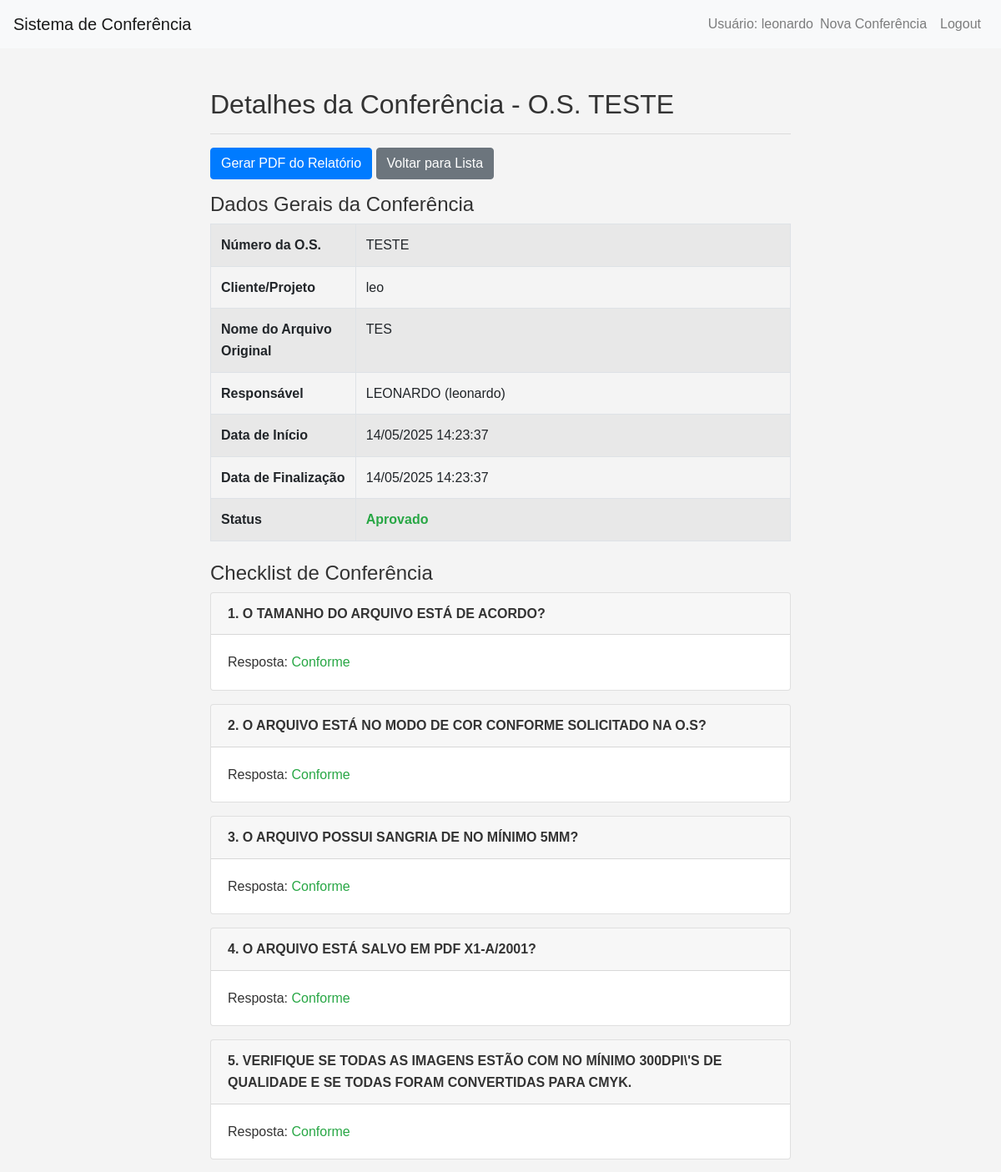
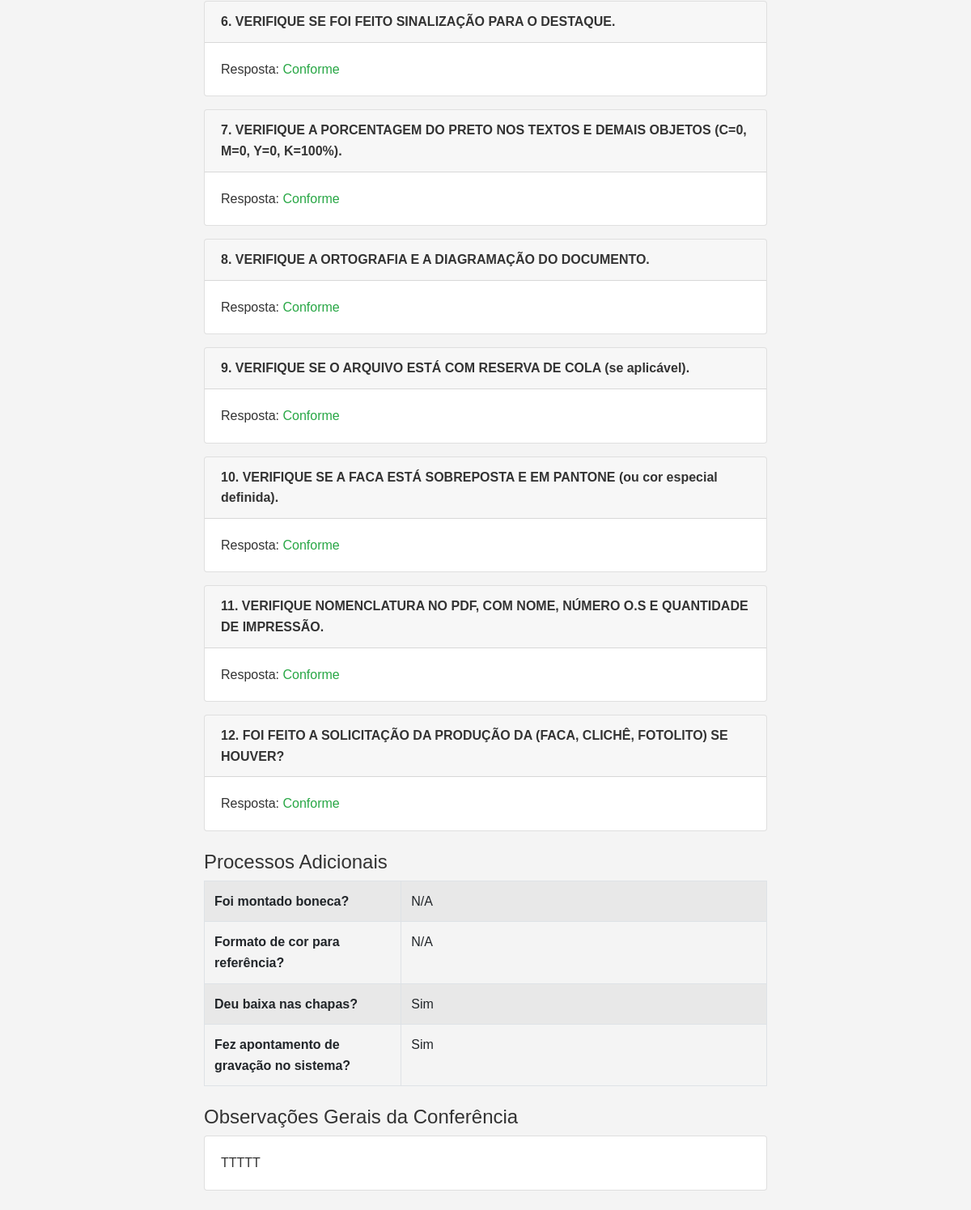
The page /conferencia/7 (signed in) on the database its author committed (2 pictures, top to bottom).
### app.py (models this page shows, shortened)
class Conferencia(db.Model):
    __tablename__ = "Conferencias"
    id_conferencia = db.Column(db.Integer, primary_key=True, autoincrement=True)
    id_usuario_responsavel = db.Column(db.Integer, db.ForeignKey("Usuarios.id_usuario"), nullable=False)
    numero_os = db.Column(db.String(100), nullable=False, index=True)
    nome_cliente_projeto = db.Column(db.String(200))
    nome_arquivo_original = db.Column(db.String(255))
    data_inicio_conferencia = db.Column(db.DateTime, default=datetime.datetime.utcnow)
    data_fim_conferencia = db.Column(db.DateTime)
    observacoes_gerais = db.Column(db.Text)
    status_conferencia = db.Column(db.String(50), default="Em Andamento") # Em Andamento, Aprovado, Reprovado com Pendências
    itens_conferencia = db.relationship("ItemConferencia", backref="conferencia_pai", lazy=True, cascade="all, delete-orphan")
    processos_adicionais = db.relationship("ProcessoAdicionalConferencia", backref="conferencia_pai", lazy=True, uselist=False, cascade="all, delete-orphan")

class Usuario(db.Model):
    __tablename__ = "Usuarios"
    id_usuario = db.Column(db.Integer, primary_key=True, autoincrement=True)
    nome_usuario = db.Column(db.String(80), unique=True, nullable=False)
    senha_hash = db.Column(db.String(200), nullable=False)
    nome_completo = db.Column(db.String(120), nullable=False)
    email = db.Column(db.String(120), unique=True, nullable=True)
    perfil = db.Column(db.String(50), default="operador") # operador, supervisor
    data_criacao = db.Column(db.DateTime, default=datetime.datetime.utcnow)
    conferencias = db.relationship("Conferencia", backref="responsavel", lazy=True)

class ItemConferencia(db.Model):
    __tablename__ = "ItensConferencia"
    id_item_conferencia = db.Column(db.Integer, primary_key=True, autoincrement=True)
    id_conferencia = db.Column(db.Integer, db.ForeignKey("Conferencias.id_conferencia"), nullable=False)
    codigo_item_checklist = db.Column(db.String(100), nullable=False)
    descricao_item_checklist = db.Column(db.Text, nullable=False)
    resposta = db.Column(db.String(50)) # Conforme, Não Conforme, N/A
    observacao_item = db.Column(db.Text)

class ProcessoAdicionalConferencia(db.Model):
    __tablename__ = "ProcessosAdicionaisConferencia"
    id_processo_conferencia = db.Column(db.Integer, primary_key=True, autoincrement=True)
    id_conferencia = db.Column(db.Integer, db.ForeignKey("Conferencias.id_conferencia"), nullable=False)
    montou_boneca = db.Column(db.String(20))
    referencia_cor = db.Column(db.String(100))
    detalhe_referencia_cor = db.Column(db.String(255))
    deu_baixa_chapas = db.Column(db.String(20))
    fez_apontamento_sistema = db.Column(db.String(20))

### app.py (the view)
@app.route("/conferencia/<int:id_conferencia>")
def visualizar_conferencia(id_conferencia):
    if "user_id" not in session:
        return redirect(url_for("login"))
    conferencia = Conferencia.query.get_or_404(id_conferencia)
    if conferencia.id_usuario_responsavel != session["user_id"]:
        flash("Você não tem permissão para ver esta conferência.", "danger")
        return redirect(url_for("index"))
    return render_template("conferencia_detalhe.html", conferencia=conferencia)

### app.py (called while the page is built)
@app.template_filter("datetimeformat")
def datetimeformat(value, format="%d/%m/%Y %H:%M:%S"):
    if value is None:
        return ""
    return value.strftime(format)

### templates/conferencia_detalhe.html (shortened to what this page needs)
{% extends "base.html" %}
{% block content %}
<div class="container mt-4">
    <h2>Detalhes da Conferência - O.S. {{ conferencia.numero_os }}</h2>
    <hr>
    <div class="mb-3">
        <a href="{{ url_for('gerar_pdf_conferencia', id_conferencia=conferencia.id_conferencia) }}" class="btn btn-primary" target="_blank">Gerar PDF do Relatório</a>
        <a href="{{ url_for('index') }}" class="btn btn-secondary">Voltar para Lista</a>
    </div>
    <h4>Dados Gerais da Conferência</h4>
    <table class="table table-bordered table-striped">
        <tbody>
            <tr>
                <th scope="row" style="width: 25%;">Número da O.S.</th>
                <td>{{ conferencia.numero_os }}</td>
            </tr>
            <tr>
                <th scope="row">Cliente/Projeto</th>
                <td>{{ conferencia.nome_cliente_projeto if conferencia.nome_cliente_projeto else 'N/A' }}</td>
            </tr>
            <tr>
                <th scope="row">Nome do Arquivo Original</th>
                <td>{{ conferencia.nome_arquivo_original if conferencia.nome_arquivo_original else 'N/A' }}</td>
            </tr>
            <tr>
                <th scope="row">Responsável</th>
                <td>{{ conferencia.responsavel.nome_completo }} ({{ conferencia.responsavel.nome_usuario }})</td>
            </tr>
            <tr>
                <th scope="row">Data de Início</th>
                <td>{{ conferencia.data_inicio_conferencia|datetimeformat }}</td>
            </tr>
            <tr>
                <th scope="row">Data de Finalização</th>
                <td>{{ conferencia.data_fim_conferencia|datetimeformat if conferencia.data_fim_conferencia else 'Em Andamento' }}</td>
            </tr>
            <tr>
                <th scope="row">Status</th>
                <td class="{% if conferencia.status_conferencia == 'Reprovado com Pendências'%}text-danger font-weight-bold{% elif conferencia.status_conferencia == 'Aprovado'%}text-success font-weight-bold{% endif %}">
                    {{ conferencia.status_conferencia }}
                </td>
            </tr>
        </tbody>
    </table>
    <h4 class="mt-4">Checklist de Conferência</h4>
    {% for item in conferencia.itens_conferencia %}
    <div class="card mb-3">
        <div class="card-header">
            <strong>{{ loop.index }}. {{ item.descricao_item_checklist }}</strong>
        </div>
        <div class="card-body">
            <p class="card-text">Resposta:
                <span class="{% if item.resposta == 'Não Conforme'%}text-danger font-weight-bold{% elif item.resposta == 'Conforme'%}text-success{% else %}text-muted{% endif %}">
                    {{ item.resposta if item.resposta else 'Não respondido' }}
                </span>
            </p>
        </div>
    </div>
    {% endfor %}
    {% if conferencia.processos_adicionais %}
    <h4 class="mt-4">Processos Adicionais</h4>
    <table class="table table-bordered table-striped">
        <tbody>
            <tr>
                <th scope="row" style="width: 35%;">Foi montado boneca?</th>
                <td>{{ conferencia.processos_adicionais.montou_boneca if conferencia.processos_adicionais.montou_boneca else 'N/A' }}</td>
            </tr>
            <tr>
                <th scope="row">Formato de cor para referência?</th>
                <td>
                    {{ conferencia.processos_adicionais.referencia_cor if conferencia.processos_adicionais.referencia_cor else 'N/A' }}
                </td>
            </tr>
            <tr>
                <th scope="row">Deu baixa nas chapas?</th>
                <td>{{ conferencia.processos_adicionais.deu_baixa_chapas if conferencia.processos_adicionais.deu_baixa_chapas else 'N/A' }}</td>
            </tr>
            <tr>
                <th scope="row">Fez apontamento de gravação no sistema?</th>
                <td>{{ conferencia.processos_adicionais.fez_apontamento_sistema if conferencia.processos_adicionais.fez_apontamento_sistema else 'N/A' }}</td>
            </tr>
        </tbody>
    </table>
    {% endif %}
    {% if conferencia.observacoes_gerais %}
    <h4 class="mt-4">Observações Gerais da Conferência</h4>
    <div class="card">
        <div class="card-body">
            <p class="card-text">{{ conferencia.observacoes_gerais }}</p>
        </div>
    </div>
    {% endif %}
</div>
{% endblock %}

### static/style.css (style rules this page uses)
body { font-family: sans-serif; line-height: 1.6; margin: 0; padding: 0; background-color: #f4f4f4; color: #333; }
.container { width: 80%; margin: auto; overflow: hidden; padding: 0 20px; }
.card { margin-bottom: 1.5rem; }
.card-header { font-weight: bold; }

### rows shown on the page
Conferencia: numero_os "TESTE", nome_cliente_projeto "leo", nome_arquivo_original "TES", data_inicio_conferencia "14/05/2025 14:23:37", data_fim_conferencia "14/05/2025 14:23:37", status_conferencia "Aprovado", observacoes_gerais "TTTTT"
Usuario: responsavel.nome_completo "LEONARDO", responsavel.nome_usuario "leonardo"
ItemConferencia: descricao_item_checklist "O TAMANHO DO ARQUIVO ESTÁ DE ACORDO?", resposta "Conforme"
ItemConferencia: descricao_item_checklist "O ARQUIVO ESTÁ NO MODO DE COR CONFORME SOLICITADO NA O.S?", resposta "Conforme"
ItemConferencia: descricao_item_checklist "O ARQUIVO POSSUI SANGRIA DE NO MÍNIMO 5MM?", resposta "Conforme"
ItemConferencia: descricao_item_checklist "O ARQUIVO ESTÁ SALVO EM PDF X1-A/2001?", resposta "Conforme"
ItemConferencia: descricao_item_checklist "VERIFIQUE SE TODAS AS IMAGENS ESTÃO COM NO MÍNIMO 300DPI\\'S DE QUALIDADE E SE TODAS FORAM CONVERTIDAS PARA CMYK.", resposta "Conforme"
ItemConferencia: descricao_item_checklist "VERIFIQUE SE FOI FEITO SINALIZAÇÃO PARA O DESTAQUE.", resposta "Conforme"
ItemConferencia: descricao_item_checklist "VERIFIQUE A PORCENTAGEM DO PRETO NOS TEXTOS E DEMAIS OBJETOS (C=0, M=0, Y=0, K=100%).", resposta "Conforme"
ItemConferencia: descricao_item_checklist "VERIFIQUE A ORTOGRAFIA E A DIAGRAMAÇÃO DO DOCUMENTO.", resposta "Conforme"
ItemConferencia: descricao_item_checklist "VERIFIQUE SE O ARQUIVO ESTÁ COM RESERVA DE COLA (se aplicável).", resposta "Conforme"
ItemConferencia: descricao_item_checklist "VERIFIQUE SE A FACA ESTÁ SOBREPOSTA E EM PANTONE (ou cor especial definida).", resposta "Conforme"
ItemConferencia: descricao_item_checklist "VERIFIQUE NOMENCLATURA NO PDF, COM NOME, NÚMERO O.S E QUANTIDADE DE IMPRESSÃO.", resposta "Conforme"
ItemConferencia: descricao_item_checklist "FOI FEITO A SOLICITAÇÃO DA PRODUÇÃO DA (FACA, CLICHÊ, FOTOLITO) SE HOUVER?", resposta "Conforme"
ProcessoAdicionalConferencia: processos_adicionais "N/A", processos_adicionais "Sim"

### other values the page prints
{{ session.user_name }} "leonardo"
